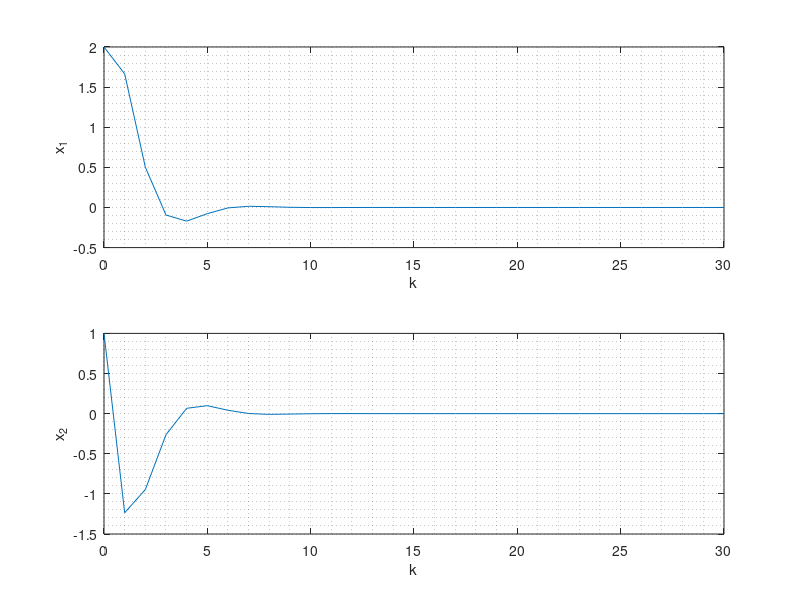

Write MATLAB code to recreate this figure.
clear
clc

%% System definition

% Define system matrices
A=[0 1; -1 -1]; 
B=[0; 1];
C=eye(2);
D=zeros(2,1);

x0=[2 1]';            % Initial state
% x0=randn(2,1); 

Ts=1;                 % Define sampling time

sysCT=ss(A,B,C,D)     % Define a continuous time LTI system

%% Compute Discretized System

%Exact discretization
Ad=expm(A*Ts);
Bd=A\(Ad-eye(2))*B;     % Attention! ONly if A is invertible
Cd=C;
Dd=D;

% Alternatively...
% sysDT=c2d(sysCT,Ts);  % Compute the discretized LTI system
%                       % Attention! Different from ss(A,B,C,D,1)
% Ad=sysDT.a;           
% Bd=sysDT.b;      

td=0:30;       % time span

%% LQR Control

Q=[2 0; 0 1];   % State weigth
R=2;            % input weigth


[X,L,G]=dare(Ad,Bd,Q,R);  
% Compute the unique solution X to the discrete time ARE; the function also
% returns the vector of eigenvalues of the closed loop system L, and the
% gain matrix G
% You can use lqr(sysDT,Q,R) equivalently

K=(R+Bd'*X*Bd)\Bd'*X*Ad;  % Optimal gain. Check that K=G

xd=zeros(2,length(td));   % Allocate state trajectory
u=zeros(1,size(td,2));    % Allocate input trajectory

xd(:,1)=x0;               % Initialize state trajectory

%% Discrete time simulation
for k=td(2:end)
    u(k)=-K*xd(:,k);
    xd(:,k+1)=Ad*xd(:,k)+Bd*u(k);
end

%% Plots
    
figure(1)

subplot(2,1,1)
plot(td,xd(1,:));
xlabel('k');
ylabel('x_1');
grid minor;

subplot(2,1,2)
plot(td,xd(2,:));
xlabel('k');
ylabel('x_2');
grid minor;